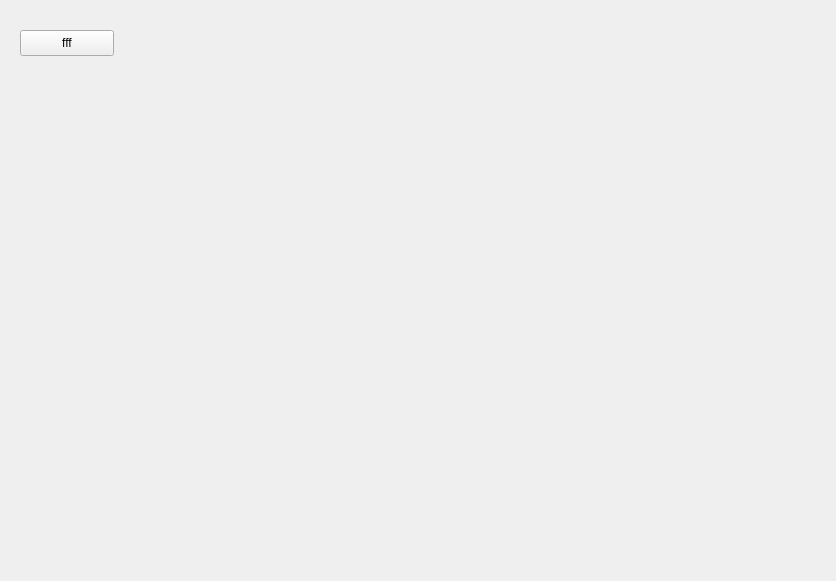
<?xml version="1.0" encoding="UTF-8"?>
<ui version="4.0">
 <class>test</class>
 <widget class="QWidget" name="test">
  <property name="geometry">
   <rect>
    <x>0</x>
    <y>0</y>
    <width>836</width>
    <height>581</height>
   </rect>
  </property>
  <widget class="QPushButton" name="pushButton">
   <property name="geometry">
    <rect>
     <x>20</x>
     <y>30</y>
     <width>94</width>
     <height>26</height>
    </rect>
   </property>
   <property name="text">
    <string>fff</string>
   </property>
  </widget>
 </widget>
 <resources/>
 <connections/>
</ui>
